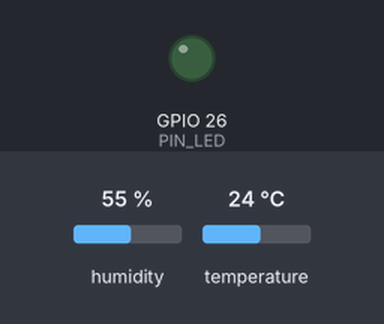
A sketch run on a simulated ESP32. Parts: output pins drawn as LEDs (lit = HIGH). The inputs (shaded band) are chosen by the test bench; at power-on: temperature 24 °C, humidity 55 %. WiFi joins after 1.5 s; servers stay silent unless stated; the local clock reads 2024-03-15 10:24:30 at power-on unless the sketch sets it; random numbers use the default seed unless the sketch sets one; no MQTT or app messages arrive unless stated; what the sketch prints to the serial monitor is not drawn.

Above: at 10.8 s.
10.9 s: temperature set to 29.3 °C
18.4 s: temperature set to 30.5 °C
At 20.5 s:
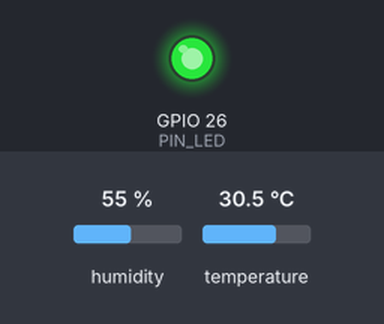
25.9 s: temperature set to 27.7 °C
33.4 s: temperature set to 26.1 °C
At 36.0 s:
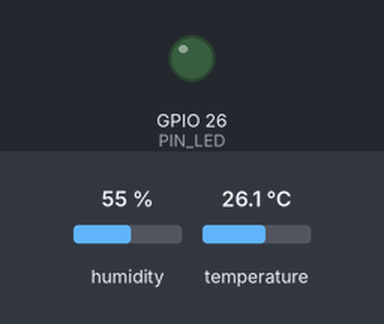
40.9 s: temperature set to 33 °C
At 46.3 s:
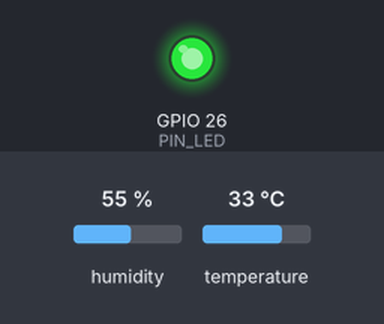
Timing chart, 0 to 47.8 s (numbered marks = the images above; inputs shaded):
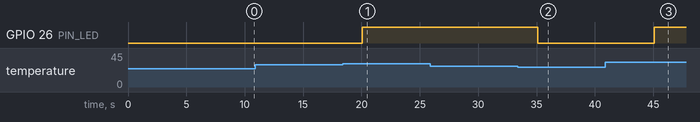

Measured:
- the behaviour switches between 30 and 30.1 °C on temperature (found by bisection; images 0 and 1)
- the behaviour switches between 27 and 26.9 °C on temperature (found by bisection; images 1 and 2)
- after the input at 10.9 s, every drawn part: stays the same
- after the input at 18.4 s, GPIO 26 (PIN_LED): LOW → HIGH after 1.7 s
- after the input at 25.9 s, every drawn part: stays the same
- after the input at 33.4 s, GPIO 26 (PIN_LED): HIGH → LOW after 1.7 s
- after the input at 40.9 s, GPIO 26 (PIN_LED): LOW → HIGH after 4.2 s

The sketch:

sketch.ino
```cpp
/* Savia IoT - Práctica 2. ESP32 y DHT22 simulados.
   Antes de ejecutar, configurar la IP/host de AWS y credenciales TEMPORALES
   del usuario savia_device. No publicar una copia con claves reales.
   El proyecto original de la Práctica 1 permanece intacto.
*/
#include <WiFi.h>
#include <PubSubClient.h>
#include <ArduinoJson.h>
#include <DHTesp.h>
#include <time.h>

const char* MQTT_HOST = "CAMBIAR_POR_IP_O_HOST_AWS";
const uint16_t MQTT_PORT = 1883;
const char* MQTT_USER = "savia_device";
const char* MQTT_PASSWORD = "CAMBIAR_POR_CLAVE_TEMPORAL";
const char* TOPIC_DATA = "invernadero1/telemetria";
const char* TOPIC_TEMP = "invernadero1/temperatura";
const char* TOPIC_HUM = "invernadero1/humedad";
const uint8_t PIN_DHT = 15, PIN_LED = 26;

WiFiClient network;
PubSubClient mqtt(network);
DHTesp dht;
char boot[9];
uint32_t seq = 0;
bool fan = false;
unsigned long lastSample = 0, lastConnect = 0, lastWifiAttempt = 0;

void reconnect() {
  if (WiFi.status() != WL_CONNECTED) return;
  if (mqtt.connected() || millis() - lastConnect < 5000) return;
  lastConnect = millis();
  String id = String("savia-p2-") + boot;
  if (mqtt.connect(id.c_str(), MQTT_USER, MQTT_PASSWORD)) {
    Serial.println("MQTT AWS autenticado");
  } else {
    Serial.printf("MQTT desconectado, estado %d\n", mqtt.state());
  }
}

void setup() {
  Serial.begin(115200);
  snprintf(boot, sizeof(boot), "%08lx", (unsigned long)esp_random());
  pinMode(PIN_LED, OUTPUT);
  dht.setup(PIN_DHT, DHTesp::DHT22);
  WiFi.mode(WIFI_STA);
  WiFi.begin("Wokwi-GUEST", "", 6);
  configTime(0, 0, "pool.ntp.org");
  mqtt.setServer(MQTT_HOST, MQTT_PORT);
  mqtt.setBufferSize(1024);
  mqtt.setKeepAlive(20);
  Serial.println("Savia IoT Practica 2: DHT22 → AWS MQTT → InfluxDB/CSV → Grafana");
}

void loop() {
  if (WiFi.status() != WL_CONNECTED && millis() - lastWifiAttempt >= 5000) {
    lastWifiAttempt = millis();
    WiFi.reconnect();
  }
  reconnect();
  if (mqtt.connected()) mqtt.loop();
  if (millis() - lastSample >= 5000) {
    lastSample = millis();
    TempAndHumidity reading = dht.getTempAndHumidity();
    if (isnan(reading.temperature) || isnan(reading.humidity)) {
      Serial.println("DHT22 sin lectura; no se envian valores inventados");
      return;
    }
    if (reading.temperature > 30) fan = true;
    else if (reading.temperature < 27) fan = false;
    digitalWrite(PIN_LED, fan ? HIGH : LOW);
    if (!mqtt.connected()) {
      Serial.println("Control local activo; sin enlace MQTT");
      return;
    }
    JsonDocument doc;
    doc["v"] = 2;
    doc["boot"] = boot;
    doc["seq"] = ++seq;
    doc["temperature"] = reading.temperature;
    doc["humidity"] = reading.humidity;
    doc["mode"] = "AUTO";
    doc["fan"] = fan;
    doc["alarm"] = reading.humidity < 50 ? "BAJA" : reading.humidity > 85 ? "ALTA" : "NORMAL";
    doc["reason"] = "lectura";
    String json;
    serializeJson(doc, json);
    bool ok = mqtt.publish(TOPIC_DATA, json.c_str(), false);
    String temp = String(reading.temperature, 1), hum = String(reading.humidity, 1);
    mqtt.publish(TOPIC_TEMP, temp.c_str(), false);
    mqtt.publish(TOPIC_HUM, hum.c_str(), false);
    Serial.printf("%s #%lu: T=%.1f C, HR=%.1f%%, vent=%s\n",
                  ok ? "Enviado" : "Error", (unsigned long)seq,
                  reading.temperature, reading.humidity, fan ? "ON" : "OFF");
  }
  delay(10);
}
```
